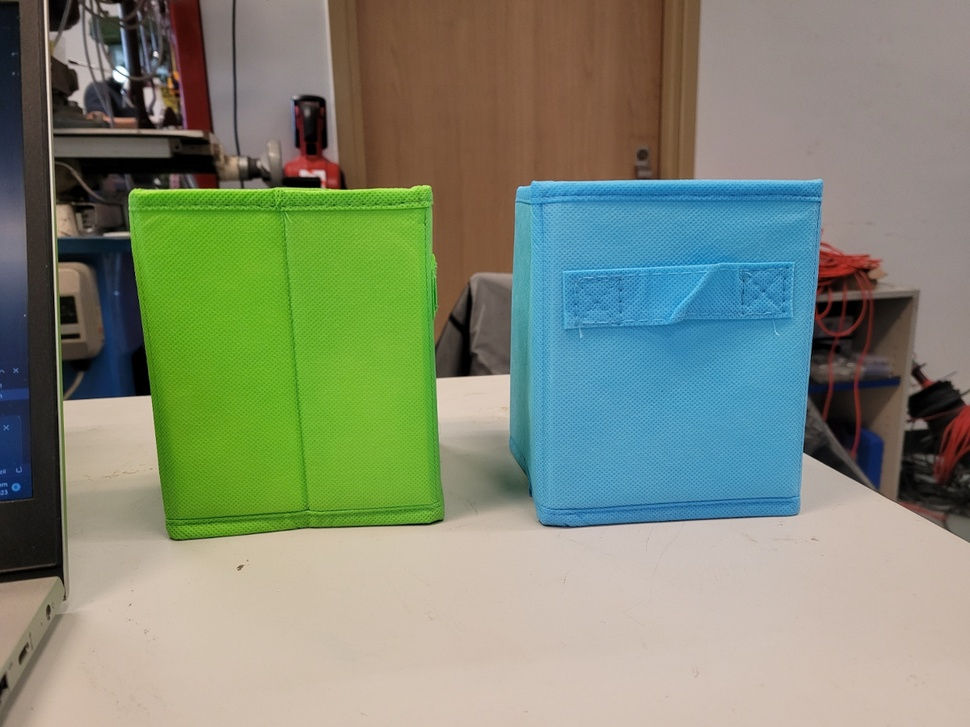
#> input picture CAM/bluegreen.jpg, 970 x 727 px, shrunk from 1200 x 900 before the run, given in place of the camera
$ python color_mask.py
#> lines starting #> are read from the running program, lines starting #| are printed output that depends on the picture; after the words box and inside, x2 and y2 are one past the last pixel; in counts of white or black regions, pixels touching at a corner belong together
import cv2
import numpy as np

capture = cv2.VideoCapture(1)

# red = rgb(225, 81, 86)

# In HSV
lower_red = np.array([0, 100, 20])
higher_red = np.array([25, 255, 255])

lower_blue = np.array([90, 50, 50])
higher_blue = np.array([150, 255, 255])

lower_green = np.array([40, 50, 50])
higher_green = np.array([90, 255, 255])

lower_purple = np.array([150, 50, 50])
higher_purple = np.array([180, 255, 255])

show_detected = False
color = "red"

if __name__ == "__main__":
    while True:
        ret, frame = capture.read()
#> frame is the input picture: shape (727, 970, 3); mean B, G, R 117.1, 137.5, 128.1

        frame = cv2.GaussianBlur(frame, (5, 5), 0)  # Remove noise w/ Gaussian
        frame = cv2.medianBlur(frame, 5)            # Remove noise w/ Median

        # Converting to HSV
        hsv = cv2.cvtColor(frame, cv2.COLOR_BGR2HSV)
#> hsv: shape (727, 970, 3); mean H, S, V 37, 93.4, 155

        # Creating mask
        r_mask = cv2.inRange(hsv, lower_red, higher_red)
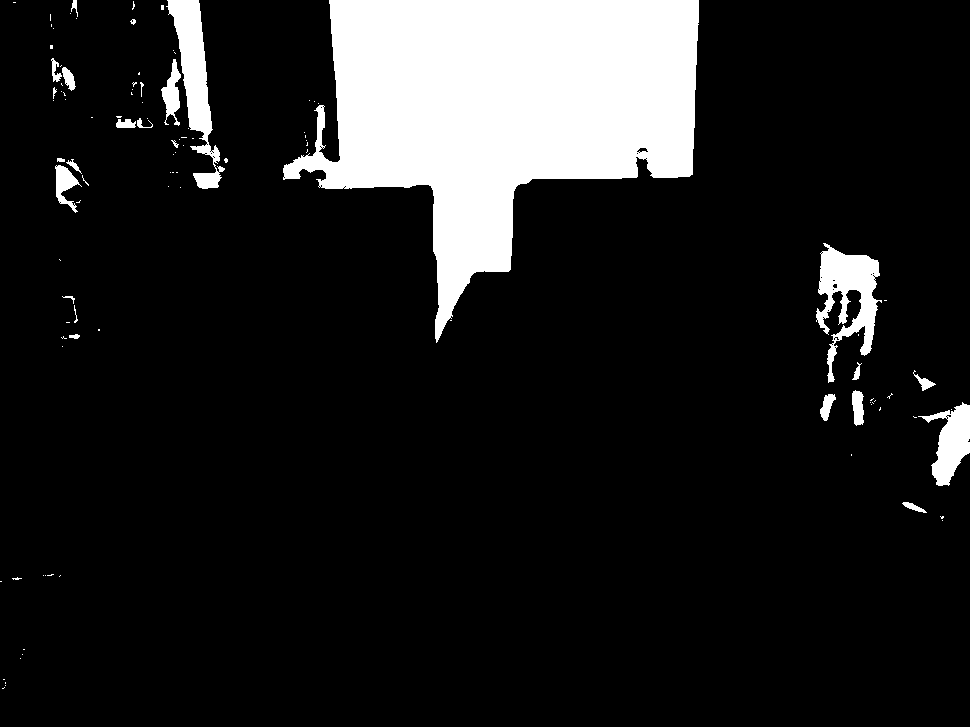
#> r_mask: shape (727, 970); 12.5% white; 106 white regions (81 under 20 px), largest, box (x1, y1, x2, y2) and area: (283, 0, 699, 343) 75129, (816, 243, 882, 383) 3981, (166, 0, 225, 189) 3967
        b_mask = cv2.inRange(hsv, lower_blue, higher_blue)
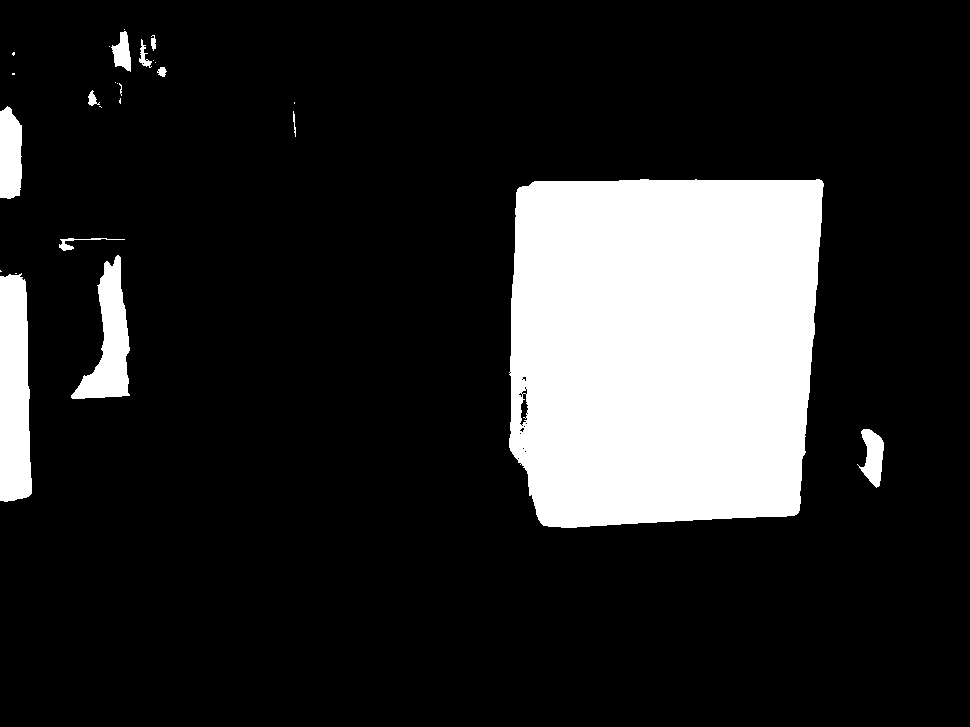
#> b_mask: shape (727, 970); 16.3% white; 26 white regions (14 under 20 px), largest, box (x1, y1, x2, y2) and area: (509, 179, 824, 528) 100939, (0, 273, 32, 502) 6449, (71, 255, 130, 399) 3920
        g_mask = cv2.inRange(hsv, lower_green, higher_green)
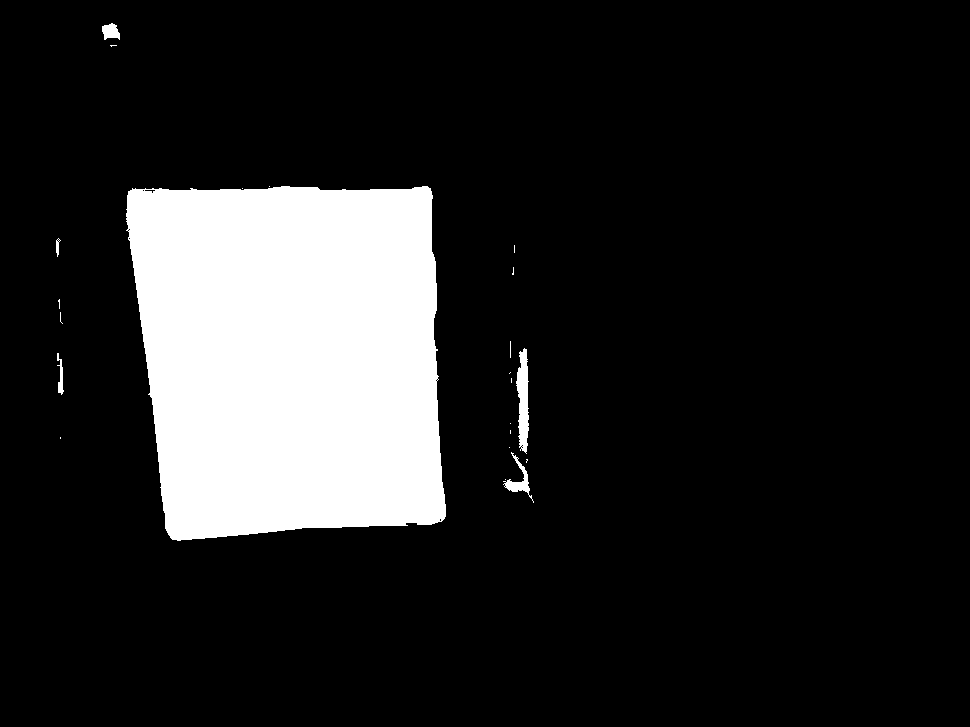
#> g_mask: shape (727, 970); 14.4% white; 22 white regions (16 under 20 px), largest, box (x1, y1, x2, y2) and area: (126, 186, 446, 541) 99764, (516, 348, 529, 454) 923, (503, 452, 534, 503) 362, (102, 23, 120, 40) 218, (57, 353, 64, 395) 141, (56, 238, 61, 257) 48
        p_mask = cv2.inRange(hsv, lower_purple, higher_purple)
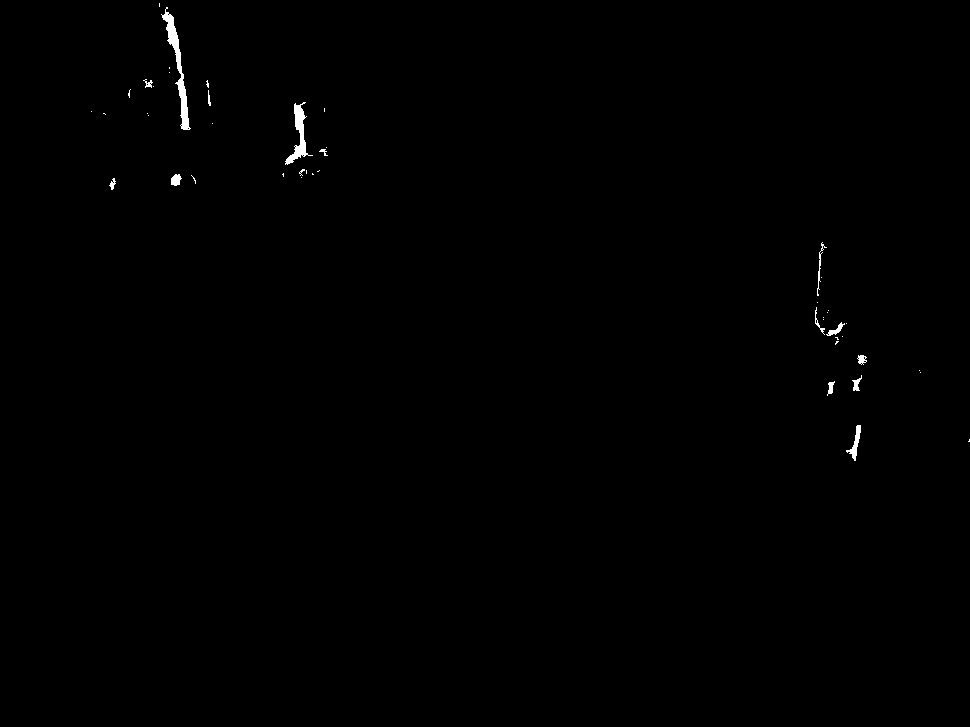
#> p_mask: shape (727, 970); 0.33% white; 47 white regions (33 under 20 px), largest, box (x1, y1, x2, y2) and area: (161, 7, 191, 130) 811, (285, 102, 313, 165) 515, (846, 425, 861, 461) 183

        if color == "red":
            mask = r_mask
        elif color == "blue":
            mask = b_mask
        elif color == "green":
            mask = g_mask
        elif color == "purple":
            mask = p_mask
        elif color == "test":
            mask = cv2.bitwise_or(r_mask, b_mask)
            mask = cv2.bitwise_or(mask, g_mask)

        mask = cv2.erode(mask, (5,5), iterations=2)
#> mask: shape (727, 970); 12.3% white; 62 white regions (42 under 20 px)

        detected = cv2.bitwise_and(frame, frame, mask=mask)
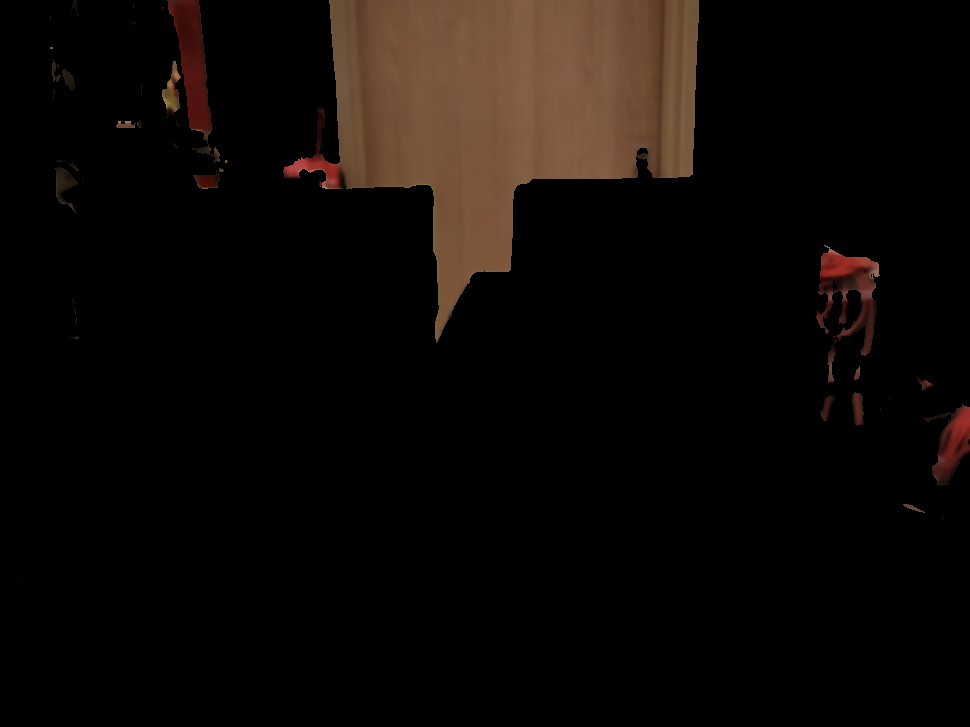
#> detected: shape (727, 970, 3); mean B, G, R 6.6, 9.3, 13.8

        contours, hierarchy = cv2.findContours(mask, cv2.RETR_TREE, cv2.CHAIN_APPROX_SIMPLE)
#> contours = 67 contours, 46 with area under 20; largest, box (x1, y1, x2, y2) and area: (283, 0, 699, 343) 74138, (167, 0, 220, 165) 3221, (816, 245, 880, 356) 3142, (932, 404, 970, 486) 1755, (162, 61, 181, 120) 494

        for cnt in contours:
            m = cv2.moments(cnt)
            if m['m00'] > 10000:
                x, y, w, h = cv2.boundingRect(cnt)

                cv2.rectangle(detected, (x, y), (x+w, y+h), (255, 255, 0), 2)
#> this loop made 67 passes
#> (x, y, w, h) on pass 64: (283, 0, 416, 343)
#> cnt on passes 1, 2, 5, 7, 12, 17: [[17, 579]], [[942, 518]], [[880, 409]], [[889, 398]], [[836, 347]], [[76, 317], [76, 321], [75, 322], [76, 321]]
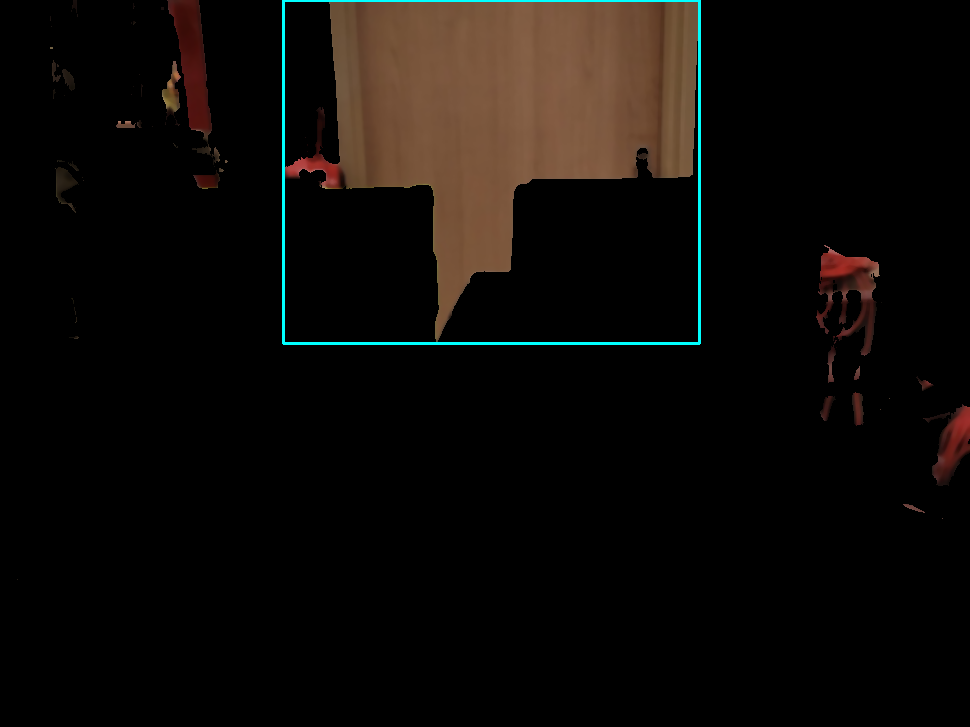
#> detected: shape (727, 970, 3); 0.59% of pixels changed, all inside (x1, y1, x2, y2) = (282, 0, 701, 345)

        if show_detected:
            cv2.imshow('frame', detected)
        else:
            cv2.imshow('frame', frame)

        key = cv2.waitKey(20)
#> (key q is pressed here)

        if key == ord('q'):
            break
        elif key == ord('m'):
            show_detected = not show_detected
        elif key == ord('r'):
            color = "red"
        elif key == ord('b'):
            color = "blue"
        elif key == ord('g'):
            color = "green"
        elif key == ord('p'):
            color = "purple"
        elif key == ord('t'):
            color = "test"

    capture.release()
    cv2.destroyAllWindows()

    cv2.waitKey(0)

$ run again, on CAM/redgreen.jpg
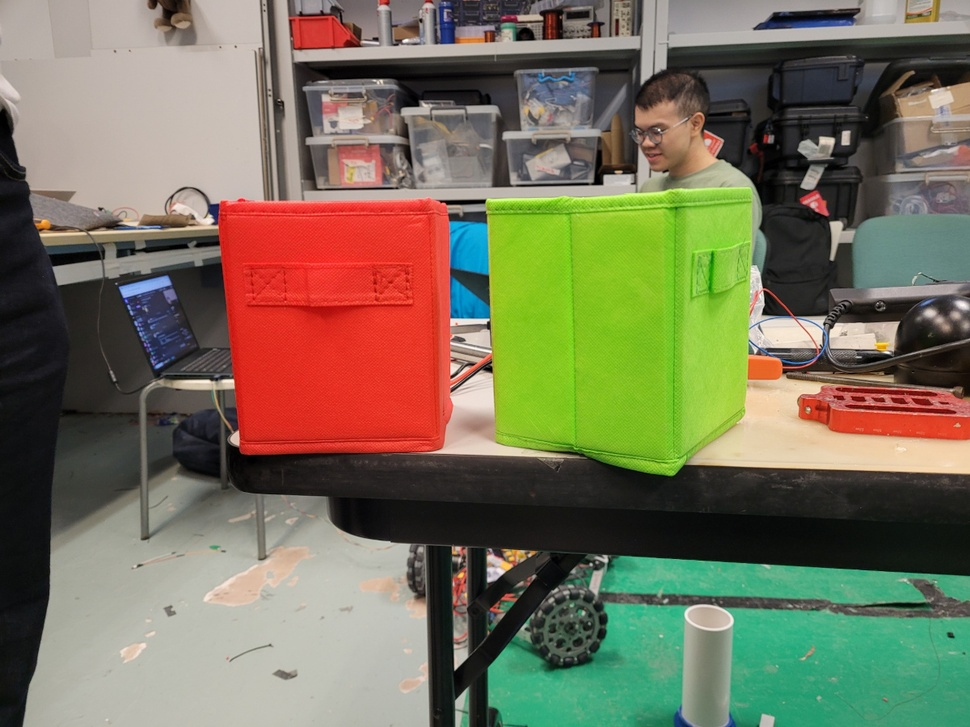
#> input picture CAM/redgreen.jpg, 970 x 727 px, shrunk from 1200 x 900 before the run, given in place of the camera
#> frame is the input picture: shape (727, 970, 3); mean B, G, R 90.1, 113.7, 118.3
#> hsv: shape (727, 970, 3); mean H, S, V 39.8, 79.8, 135
#> `r_mask = cv2.inRange(hsv, lower_red, higher_red)`:
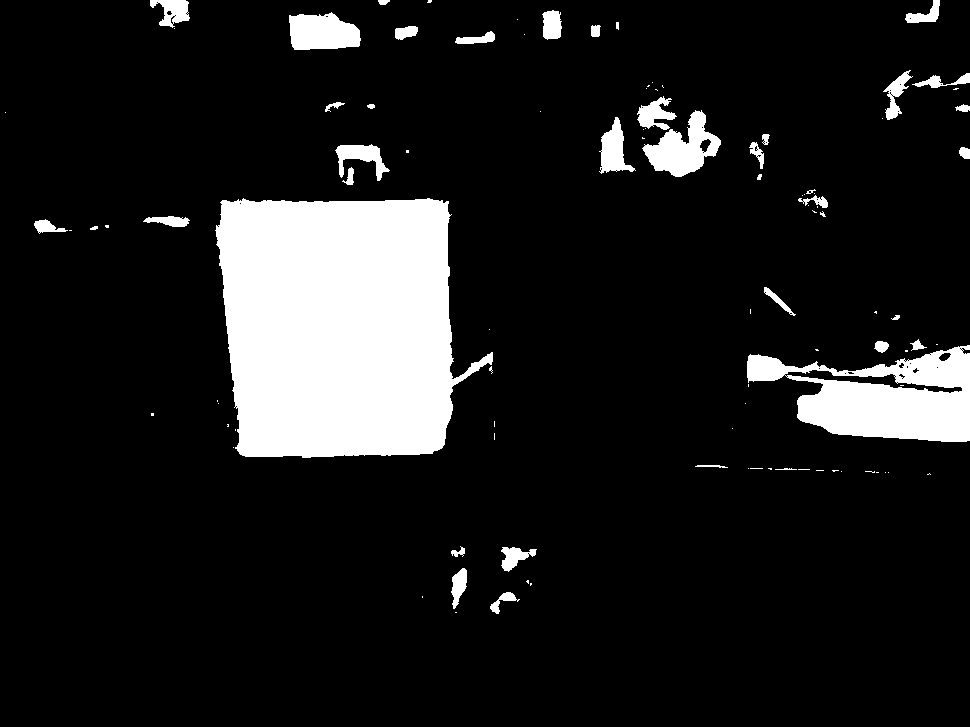
#> r_mask: shape (727, 970); 11.8% white; 101 white regions (61 under 20 px), largest, box (x1, y1, x2, y2) and area: (215, 198, 493, 458) 56900, (747, 345, 970, 442) 12446, (642, 110, 721, 177) 2569
#> b_mask: shape (727, 970); 2% white; 47 white regions (22 under 20 px), largest, box (x1, y1, x2, y2) and area: (116, 272, 192, 370) 4131, (450, 217, 489, 319) 3485, (524, 69, 590, 105) 1418
#> g_mask: shape (727, 970); 18.6% white; 77 white regions (56 under 20 px), largest, box (x1, y1, x2, y2) and area: (487, 186, 766, 477) 62390, (724, 606, 970, 727) 27291, (486, 601, 689, 727) 19227
#> p_mask: shape (727, 970); 0.21% white; 68 white regions (50 under 20 px), largest, box (x1, y1, x2, y2) and area: (498, 13, 519, 23) 169, (800, 188, 822, 208) 164, (448, 222, 452, 321) 158
#> mask: shape (727, 970); 11.2% white; 73 white regions (34 under 20 px)
#> contours = 86 contours, 44 with area under 20; largest, box (x1, y1, x2, y2) and area: (216, 200, 493, 458) 55757, (788, 348, 970, 442) 10134, (643, 112, 721, 177) 2356, (289, 14, 361, 50) 1921, (601, 119, 634, 174) 872
#> the loop `for cnt in contours:` made 86 passes
#> (x, y, w, h) on passes 20, 44: (788, 348, 182, 94), (216, 200, 277, 258)
#> after the loop `for cnt in contours:`:
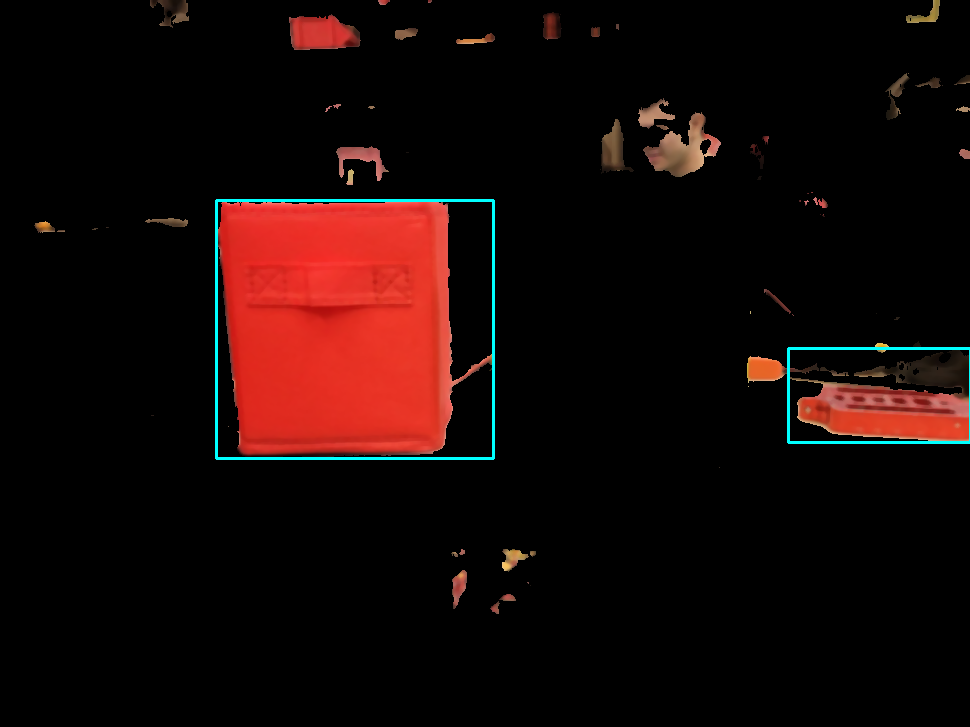
#> detected: shape (727, 970, 3); mean B, G, R 6.6, 8.1, 22.8
